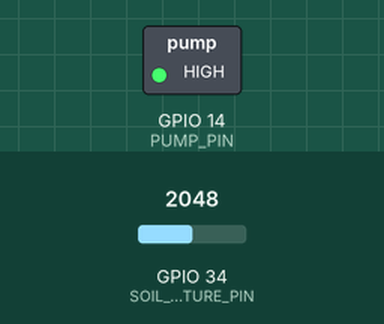
This sketch was run on a simulated ESP32. On the bench: switched loads named in the sketch (green lamp = pin HIGH). The inputs (shaded band) are chosen by the test bench; at power-on: GPIO 34 (SOIL_MOISTURE_PIN) = 2048. What the sketch prints to the serial monitor is not drawn.

Above: at 1.8 s.
1.9 s: GPIO 34 (SOIL_MOISTURE_PIN) set to 3263
3.4 s: GPIO 34 (SOIL_MOISTURE_PIN) set to 3342
At 4.8 s:
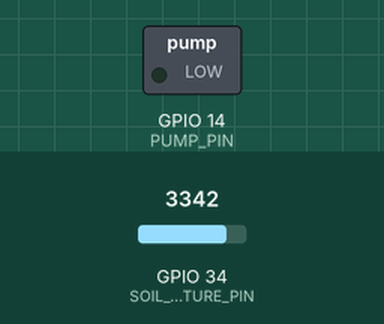
7.5 s: GPIO 34 (SOIL_MOISTURE_PIN) set to 2866
At 9.2 s:
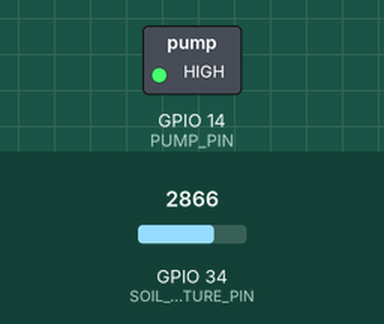
9.5 s: GPIO 34 (SOIL_MOISTURE_PIN) set to 3603
At 10.8 s:
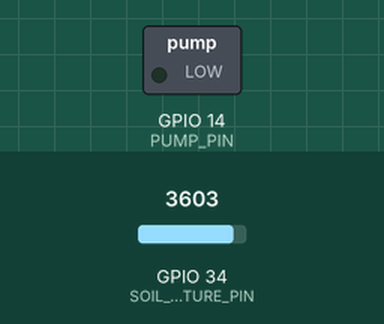
Timing chart, 0 to 12.5 s (numbered marks = the images above; inputs shaded):
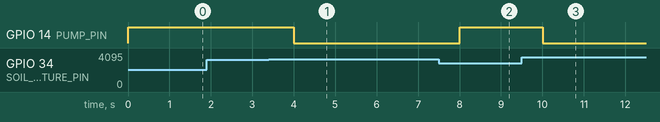

The sketch:

testshui.ino
```cpp
#define SOIL_MOISTURE_PIN 34
#define PUMP_PIN 14
#define DRY 10//%
#define  MID 30//%
#define PUMP_DURATION 1000 // Pump duration in milliseconds

double moisturePercent=0;
double soilMoisture=0;

void setup() {
  pinMode(PUMP_PIN, OUTPUT);
  Serial.begin(115200);

}

void loop() {
   soilMoisture = analogRead(SOIL_MOISTURE_PIN);
  Serial.println(soilMoisture);
  if(soilMoisture<1500)
  soilMoisture=1500;
  if(soilMoisture>4095)
   soilMoisture=4095;


   moisturePercent = (1 - ((soilMoisture - 1500) / 2595))*100;
  if (moisturePercent < DRY) {


    digitalWrite(PUMP_PIN, LOW); // Turn on the pump
    delay(PUMP_DURATION*2);
    digitalWrite(PUMP_PIN, HIGH); // Turn off the pump
      Serial.println("湿润程度: ");
      Serial.print(moisturePercent);
      Serial.println("%");

  }
else if (moisturePercent < MID) {
      digitalWrite(PUMP_PIN, LOW); // Turn on the pump
     delay(PUMP_DURATION);
      digitalWrite(PUMP_PIN, HIGH); // Turn off the pump
      Serial.println("湿润程度: ");
      Serial.print(moisturePercent);
      Serial.println("%");

  }

  else{
    digitalWrite(PUMP_PIN, HIGH); // Turn off the pump
    Serial.println("湿润程度: ");
    Serial.print(moisturePercent);
    Serial.println("%");
    delay(1000);
    }

}
```

Measured:
- the behaviour switches between 3316 and 3317 on GPIO 34 (SOIL_MOISTURE_PIN) (found by bisection; images 0 and 1)
- after the input at 1.9 s, every drawn part: stays the same
- after the input at 3.4 s, GPIO 14 (PUMP_PIN): HIGH → LOW after 0.60 s
- after the input at 7.5 s, GPIO 14 (PUMP_PIN): LOW → HIGH after 0.50 s
- after the input at 9.5 s, GPIO 14 (PUMP_PIN): HIGH → LOW after 0.50 s
